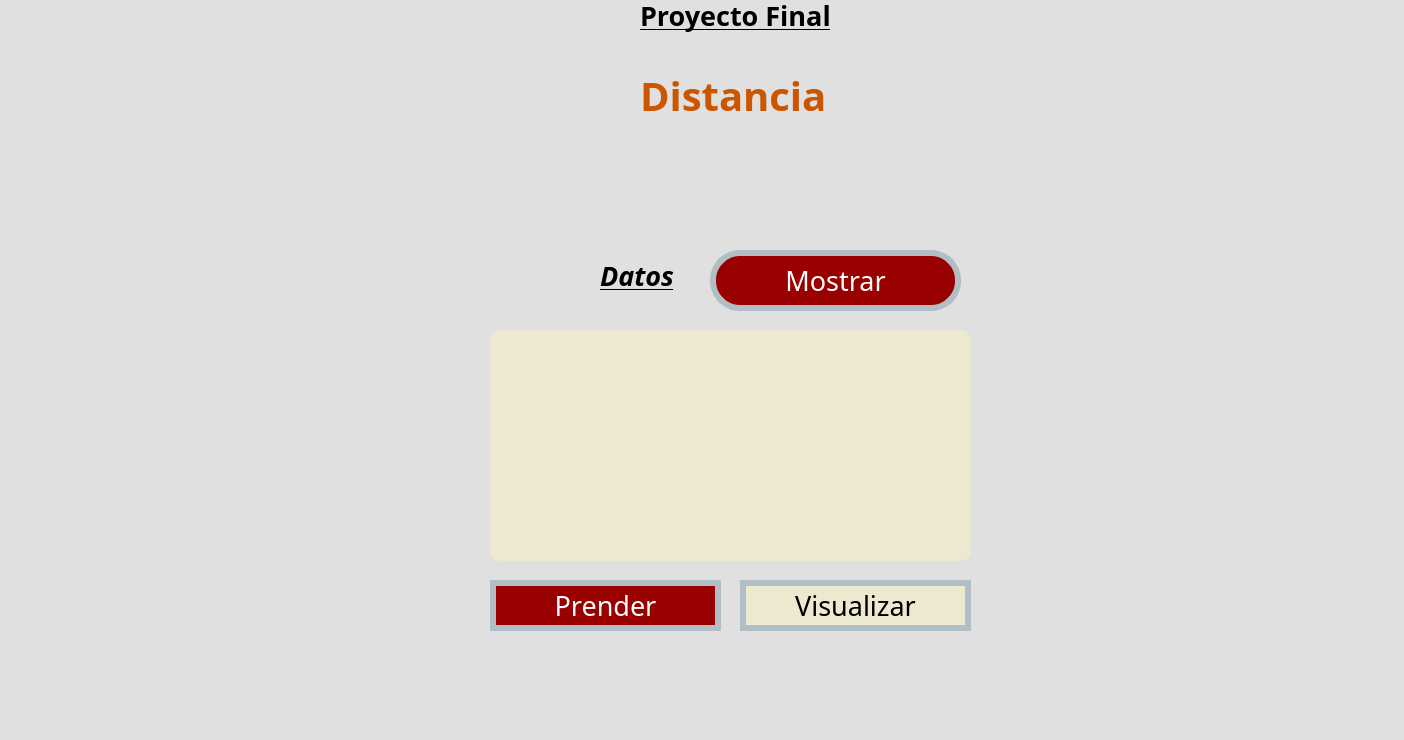
<?xml version="1.0" encoding="UTF-8"?>
<ui version="4.0">
 <class>MainWindow</class>
 <widget class="QMainWindow" name="MainWindow">
  <property name="geometry">
   <rect>
    <x>0</x>
    <y>0</y>
    <width>1404</width>
    <height>740</height>
   </rect>
  </property>
  <property name="font">
   <font>
    <pointsize>1</pointsize>
   </font>
  </property>
  <property name="windowTitle">
   <string>MainWindow</string>
  </property>
  <property name="styleSheet">
   <string notr="true">background-color: #E0E0E0</string>
  </property>
  <widget class="QWidget" name="centralwidget">
   <widget class="QLabel" name="lbl_imagenUat">
    <property name="geometry">
     <rect>
      <x>20</x>
      <y>10</y>
      <width>291</width>
      <height>121</height>
     </rect>
    </property>
    <property name="styleSheet">
     <string notr="true"/>
    </property>
    <property name="text">
     <string/>
    </property>
    <property name="pixmap">
     <pixmap resource="../Archivos/Recursos.qrc">:/Logos/Archivos/log_uat_nuevo.png</pixmap>
    </property>
    <property name="scaledContents">
     <bool>true</bool>
    </property>
   </widget>
   <widget class="QLabel" name="lbl_imagenFi">
    <property name="geometry">
     <rect>
      <x>1230</x>
      <y>0</y>
      <width>141</width>
      <height>141</height>
     </rect>
    </property>
    <property name="styleSheet">
     <string notr="true"/>
    </property>
    <property name="text">
     <string/>
    </property>
    <property name="pixmap">
     <pixmap resource="../Archivos/Recursos.qrc">:/Logos/Archivos/FIT_logo_vertical.png</pixmap>
    </property>
    <property name="scaledContents">
     <bool>true</bool>
    </property>
   </widget>
   <widget class="QLabel" name="lbl_imagenGatos">
    <property name="geometry">
     <rect>
      <x>1210</x>
      <y>600</y>
      <width>181</width>
      <height>101</height>
     </rect>
    </property>
    <property name="styleSheet">
     <string notr="true"/>
    </property>
    <property name="text">
     <string/>
    </property>
    <property name="pixmap">
     <pixmap resource="../Archivos/Recursos.qrc">:/Logos/Archivos/export202502092301563482.png</pixmap>
    </property>
    <property name="scaledContents">
     <bool>true</bool>
    </property>
   </widget>
   <widget class="QListWidget" name="listWidget">
    <property name="geometry">
     <rect>
      <x>490</x>
      <y>330</y>
      <width>481</width>
      <height>231</height>
     </rect>
    </property>
    <property name="styleSheet">
     <string notr="true">background-color: #EDE8D0;
border-radius: 10px;
color: black;
font: 20pt &quot;Forte&quot;;
align-items: center;</string>
    </property>
   </widget>
   <widget class="QPushButton" name="btn_Prender">
    <property name="geometry">
     <rect>
      <x>490</x>
      <y>580</y>
      <width>231</width>
      <height>51</height>
     </rect>
    </property>
    <property name="font">
     <font>
      <family>Forte</family>
      <pointsize>20</pointsize>
      <weight>50</weight>
      <italic>false</italic>
      <bold>false</bold>
     </font>
    </property>
    <property name="styleSheet">
     <string notr="true">font: 20pt &quot;Forte&quot;;
background-color: #990000;
color: white;
border-radius:30px;
border:6px solid #B0BEC5;</string>
    </property>
    <property name="text">
     <string>Prender</string>
    </property>
   </widget>
   <widget class="QPushButton" name="btn_Visualizar">
    <property name="geometry">
     <rect>
      <x>740</x>
      <y>580</y>
      <width>231</width>
      <height>51</height>
     </rect>
    </property>
    <property name="font">
     <font>
      <family>Forte</family>
      <pointsize>20</pointsize>
      <weight>50</weight>
      <italic>false</italic>
      <bold>false</bold>
     </font>
    </property>
    <property name="styleSheet">
     <string notr="true">font: 20pt &quot;Forte&quot;;
background-color: #EDE8D0;
color: black;
border-radius:30px;
border:6px solid #B0BEC5;</string>
    </property>
    <property name="text">
     <string>Visualizar</string>
    </property>
   </widget>
   <widget class="QLabel" name="lbl_Titulo">
    <property name="geometry">
     <rect>
      <x>640</x>
      <y>-10</y>
      <width>191</width>
      <height>51</height>
     </rect>
    </property>
    <property name="font">
     <font>
      <family>Forte</family>
      <pointsize>20</pointsize>
      <weight>75</weight>
      <italic>false</italic>
      <bold>true</bold>
      <underline>true</underline>
     </font>
    </property>
    <property name="styleSheet">
     <string notr="true">text-decoration: underline;
font: 20pt &quot;Forte&quot;;
color: black;
border-radius: 10px;
font-weight: bold;
</string>
    </property>
    <property name="text">
     <string>Proyecto Final</string>
    </property>
   </widget>
   <widget class="QPushButton" name="btn_Mostrar">
    <property name="geometry">
     <rect>
      <x>710</x>
      <y>250</y>
      <width>251</width>
      <height>61</height>
     </rect>
    </property>
    <property name="font">
     <font>
      <family>Forte</family>
      <pointsize>20</pointsize>
      <weight>50</weight>
      <italic>false</italic>
      <bold>false</bold>
     </font>
    </property>
    <property name="styleSheet">
     <string notr="true">font: 20pt &quot;Forte&quot;;
background-color: #990000;
color: rgb(255, 255, 255);
border-radius:30px;
border:6px solid #B0BEC5;</string>
    </property>
    <property name="text">
     <string>Mostrar</string>
    </property>
   </widget>
   <widget class="QLabel" name="lbl_Distancia">
    <property name="geometry">
     <rect>
      <x>640</x>
      <y>70</y>
      <width>201</width>
      <height>51</height>
     </rect>
    </property>
    <property name="font">
     <font>
      <family>Forte</family>
      <pointsize>30</pointsize>
      <weight>75</weight>
      <italic>false</italic>
      <bold>true</bold>
     </font>
    </property>
    <property name="styleSheet">
     <string notr="true">font: 30pt &quot;Forte&quot;;
color: #CC5500;
border-radius: 10px;
font-weight: bold;</string>
    </property>
    <property name="text">
     <string>Distancia</string>
    </property>
   </widget>
   <widget class="QLabel" name="lbl_Datos">
    <property name="geometry">
     <rect>
      <x>600</x>
      <y>250</y>
      <width>101</width>
      <height>51</height>
     </rect>
    </property>
    <property name="font">
     <font>
      <family>Forte</family>
      <pointsize>20</pointsize>
      <weight>75</weight>
      <italic>true</italic>
      <bold>true</bold>
      <underline>true</underline>
     </font>
    </property>
    <property name="styleSheet">
     <string notr="true">text-decoration: underline;
font: 20pt &quot;Forte&quot;;
color:rgb(0, 0, 0);
border-radius: 10px;
font-weight: bold;
font-style: italic;</string>
    </property>
    <property name="text">
     <string>Datos</string>
    </property>
   </widget>
  </widget>
  <widget class="QMenuBar" name="menubar">
   <property name="geometry">
    <rect>
     <x>0</x>
     <y>0</y>
     <width>1404</width>
     <height>21</height>
    </rect>
   </property>
  </widget>
  <widget class="QStatusBar" name="statusbar"/>
 </widget>
 <resources>
  <include location="../Archivos/Recursos.qrc"/>
  <include location="../Archivos/Recursos.qrc"/>
 </resources>
 <connections/>
</ui>
